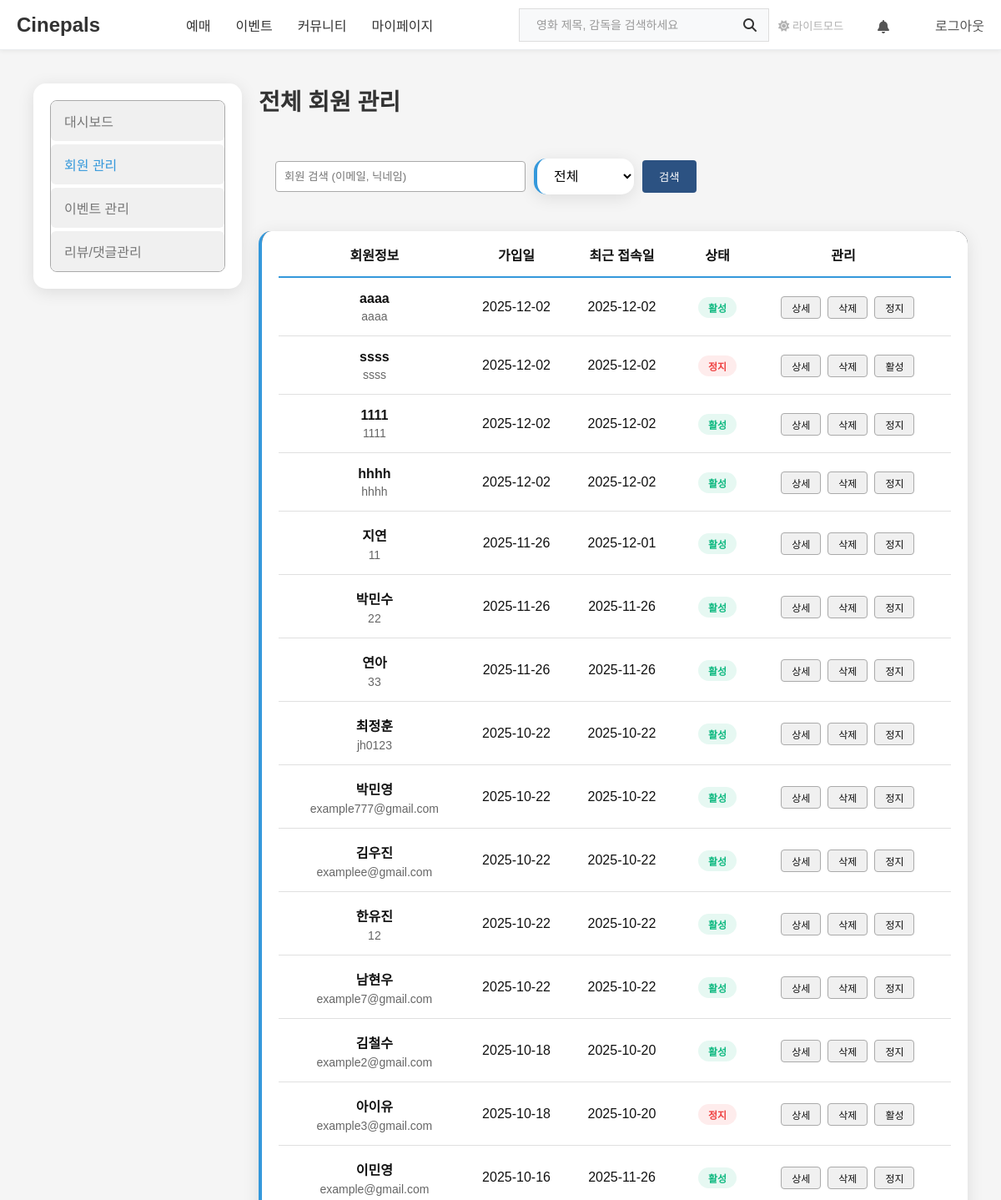
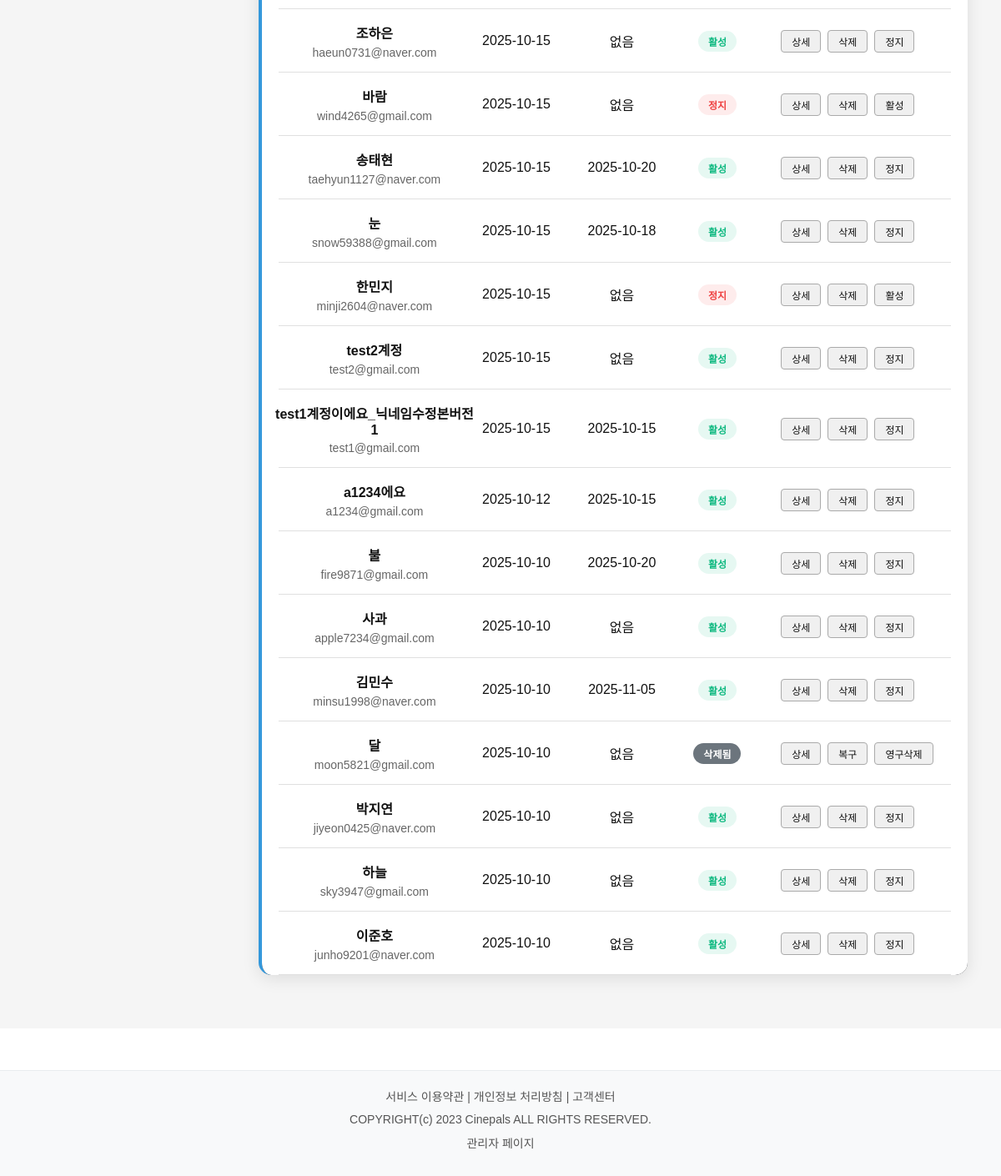
The app's page /manager_members.php (signed in) with its own data (2 pictures, top to bottom).
### tables this page shows
CREATE TABLE `members` (
  `member_id` int(11) NOT NULL,
  `user_id` varchar(15) NOT NULL,
  `password` varchar(255) NOT NULL,
  `name` varchar(50) NOT NULL,
  `nickname` varchar(50) DEFAULT NULL,
  `email` varchar(100) NOT NULL,
  `phone` varchar(20) DEFAULT NULL,
  `birth_date` date DEFAULT NULL,
  `gender` enum('M','F','N') DEFAULT NULL,
  `join_date` datetime DEFAULT current_timestamp(),
  `updated_at` datetime DEFAULT NULL ON UPDATE current_timestamp(),
  `profile_image` varchar(255) DEFAULT NULL,
  `is_admin` tinyint(1) DEFAULT 0,
  `status` enum('active','banned','deleted') DEFAULT 'active',
  `last_login` datetime DEFAULT NULL,
  `bio` text DEFAULT NULL
);

### inc/db.php (called while the page is built, shortened)
<?php
function db_select($query, $params = array())
{
    $con = mysqli_connect("localhost", "root", "", "moviedb");
    $stmt = mysqli_prepare($con, $query);
    if (!empty($params)) {
        $types = str_repeat('s', count($params));
        mysqli_stmt_bind_param($stmt, $types, ...$params);
    }
    mysqli_stmt_execute($stmt);
    $result = mysqli_stmt_get_result($stmt);
    $data = array();
    if ($result) {
        while ($row = mysqli_fetch_assoc($result)) {
            $data[] = $row;
        }
    }
    return $data;
}

### manager_members.php (the view, shortened to what this page needs)
<?php
require_once("inc/db.php");
$search_query = '';
$all_members = db_select("SELECT member_id, nickname, email, join_date, last_login, status FROM members ORDER BY join_date DESC");
$filtered_members = [];
$count = 0;
foreach ($all_members as $member) {
    if ($count >= 30) {
        break;
    }
    $search_match = true;
    $status_match = true;
    if ($search_match && $status_match) {
        $filtered_members[] = $member;
        $count = $count + 1;
    }
}
function get_status_text($status)
{
    if ($status == 'active' || $status == '' || $status == null) {
        return '활성';
    } else if ($status == 'banned') {
        return '정지';
    } else if ($status == 'deleted') {
        return '삭제됨';
    } else {
        return '활성';
    }
}
function get_last_login($last_login)
{
    if ($last_login == '' || $last_login == '접속 없음' || $last_login == null) {
        return '없음';
    } else {
        return date('Y-m-d', strtotime($last_login));
    }
}
?>
<!DOCTYPE html>
<html lang="ko">
<head>
    <link rel="stylesheet" href="css/style.css">
    <link rel="stylesheet" href="https://cdnjs.cloudflare.com/ajax/libs/font-awesome/6.5.1/css/all.min.css">
</head>
<body>
    <?php require_once("inc/header.php"); ?>
    <main class="main_wrapper">
        <div class="admin_container">
            <aside class="side_menu">
                <div class="menu_list">
                    <a href="manager_home.php" class="menu_item home">대시보드</a>
                    <a href="manager_members.php" class="menu_item active">회원 관리</a>
                    <a href="manager_event.php" class="menu_item event">이벤트 관리</a>
                    <a href="manager_reports.php" class="menu_item report">리뷰/댓글관리</a>
                </div>
            </aside>
            <div class="content_area">
                <div class="content_header">
                    <h2>전체 회원 관리</h2>
                </div>
                <div class="search_filter_area">
                    <form method="GET" action="manager_members.php" class="search_form">
                        <input type="text" name="search" class="search_filter" placeholder="회원 검색 (이메일, 닉네임)" value="<?php echo htmlspecialchars($search_query); ?>">
                        <select name="status" class="filter_select">
                            <option value="">전체</option>
                        </select>
                        <button type="submit" class="search_btn">검색</button>
                    </form>
                </div>
                <div class="members_table_wrap">
                    <table class="members_table">
                        <thead>
                            <tr>
                                <th>회원정보</th>
                                <th>가입일</th>
                                <th>최근 접속일</th>
                                <th>상태</th>
                                <th>관리</th>
                            </tr>
                        </thead>
                        <tbody>
                            <?php if (count($filtered_members) > 0): ?>
                                <?php foreach ($filtered_members as $member): ?>
                                    <tr>
                                        <td>
                                            <div class="member_info">
                                                <div class="member_name"><?php echo htmlspecialchars($member['nickname']); ?></div>
                                                <div class="member_email"><?php echo htmlspecialchars($member['email']); ?></div>
                                            </div>
                                        </td>
                                        <td><?php echo date('Y-m-d', strtotime($member['join_date'])); ?></td>
                                        <td><?php echo get_last_login($member['last_login']); ?></td>
                                        <td>
                                            <?php
                                            $member_status = $member['status'];
                                            if ($member_status == '' || $member_status == null) {
                                                $member_status = 'active';
                                            }
                                            ?>
                                            <span class="member_status status_<?php echo $member_status; ?>">
                                                <?php echo get_status_text($member_status); ?>
                                            </span>
                                        </td>
                                        <td>
                                            <div class="action_buttons">
                                                <button class="action_btn" onclick="viewMemberDetails(<?php echo $member['member_id']; ?>)">상세</button>
                                                <?php if ($member_status == 'deleted'): ?>
                                                    <button class="action_btn btn_unban" onclick="restoreMember(<?php echo $member['member_id']; ?>)">복구</button>
                                                    <button class="action_btn" onclick="permanentDeleteMember(<?php echo $member['member_id']; ?>)">영구삭제</button>
                                                <?php else: ?>
                                                    <button class="action_btn" onclick="deleteMember(<?php echo $member['member_id']; ?>)">삭제</button>
                                                    <?php if ($member_status == 'active'): ?>
                                                        <button class="action_btn" onclick="updateMemberStatus(<?php echo $member['member_id']; ?>, 'banned')">정지</button>
                                                    <?php else: ?>
                                                        <button class="action_btn" onclick="updateMemberStatus(<?php echo $member['member_id']; ?>, 'active')">활성</button>
                                                    <?php endif; ?>
                                                <?php endif; ?>
                                            </div>
                                        </td>
                                    </tr>
                                <?php endforeach; ?>
                            <?php else: ?>
                                <tr>
                                    <td colspan="5" class="text-center">검색 결과가 없습니다.</td>
                                </tr>
                            <?php endif; ?>
                        </tbody>
                    </table>
                </div>
            </div>
        </div>
    </main>
    <?php require_once("inc/footer.php"); ?>
</body>
</html>

### css/style.css (style rules this page uses)
:root { --primary-bg: #fff; --primary-text: #333; --hover-text: #555; --secondary-bg: #f9f9f9; --input-placeholder: #999; --button-bg: #e5e5e5; --button-icon: #333; --auth-link-hover: #111; --auth-link-default: #555; --footer-text: #555; }
* { margin: 0; padding: 0; box-sizing: border-box; }
body { font-family: "Noto Sans KR", sans-serif; background: var(--primary-bg); color: var(--primary-text); }
a { text-decoration: none; color: inherit; }
.main_wrapper { width: 1200px; margin: 0 auto; padding: 20px; }
@media screen and (max-width: 1200px) { .main_wrapper { width: 100%; padding: 20px; } }
.side_menu { width: 240px; flex-shrink: 0; }
.side_menu .menu_list { display: flex; flex-direction: column; gap: 0.25rem; border: 2px solid #444444; overflow: hidden; }
.side_menu .menu_list .menu_item { padding: 0.75rem 1rem; background: #1a1d24; color: #000; }
.content_area { flex-grow: 1; }
.admin_container { max-width: 1280px; margin: 0 auto; padding: 2.5rem 1rem; display: flex; gap: 2rem; }
.side_menu .menu_list { display: flex; flex-direction: column; gap: 0.25rem; border: 1px solid #2c2f35; border-radius: 8px; overflow: hidden; }
.side_menu .menu_item { padding: 0.75rem 1rem; background: #1a1d24; color: #aaa; }
.member_status { padding: 0.25rem 0.75rem; border-radius: 9999px; font-size: 0.75rem; }
.member_status.status_active { background: rgba(16, 185, 129, 0.1); color: #10B981; }
.admin_container .search_filter_area { display: flex; gap: 1rem; margin-bottom: 1.5rem; }
.admin_container .search_filter_area .filter_select { padding: 0.75rem 1rem; background: #1a1d24; border: 1px solid #2c2f35; border-radius: 8px; color: #fff; min-width: 120px; }
.admin_container .members_table_wrap { background: #1a1d24; border-radius: 0; overflow: hidden; margin-bottom: 1.5rem; }
.admin_container .members_table_wrap .members_table { width: 100%; }
.admin_container .members_table_wrap .members_table th, .admin_container .members_table_wrap .members_table td { padding: 1rem; text-align: left; border-bottom: 1px solid #2c2f35; }
.admin_container .members_table_wrap .members_table th { background: #2a2d34; color: #fff; font-weight: normal; }
.admin_container .members_table_wrap .members_table td { color: #aaa; }
.admin_container .member_info .member_name { color: #fff; margin-bottom: 0.25rem; }
.admin_container .member_info .member_email { color: #666; font-size: 0.875rem; }
.admin_container .member_status { display: inline-block; padding: 0.25rem 0.75rem; border-radius: 9999px; font-size: 0.75rem; }
.admin_container .member_status.status_active { background: rgba(16, 185, 129, 0.1); color: #10B981; }
.admin_container .member_status.status_banned { background: rgba(239, 68, 68, 0.1); color: #EF4444; }
.admin_container .action_buttons { display: flex; gap: 0.5rem; }
.admin_container .action_buttons .action_btn { padding: 0.25rem 0.75rem; border: 1px solid #2c2f35; border-radius: 4px; background: transparent; color: #aaa; cursor: pointer; transition: all 0.2s; }
.content_header { display: flex; justify-content: space-between; align-items: center; margin-bottom: 20px; }
.content_header h2 { color: #fff; }
.content_header { display: flex; justify-content: space-between; align-items: center; margin-bottom: 1.5rem; }

### records on screen
members: nickname "aaaa", email "aaaa", join_date "2025-12-02", last_login "2025-12-02", status "활성"
members: nickname "ssss", email "ssss", join_date "2025-12-02", last_login "2025-12-02", status "정지"
members: nickname "1111", email "1111", join_date "2025-12-02", last_login "2025-12-02", status "활성"
members: nickname "hhhh", email "hhhh", join_date "2025-12-02", last_login "2025-12-02", status "활성"
members: nickname "지연", email "11", join_date "2025-11-26", last_login "2025-12-01", status "활성"
members: nickname "박민수", email "22", join_date "2025-11-26", last_login "2025-11-26", status "활성"
members: nickname "연아", email "33", join_date "2025-11-26", last_login "2025-11-26", status "활성"
members: nickname "최정훈", email "jh0123", join_date "2025-10-22", last_login "2025-10-22", status "활성"
members: nickname "박민영", email "example777@gmail.com", join_date "2025-10-22", last_login "2025-10-22", status "활성"
members: nickname "김우진", email "examplee@gmail.com", join_date "2025-10-22", last_login "2025-10-22", status "활성"
members: nickname "한유진", email "12", join_date "2025-10-22", last_login "2025-10-22", status "활성"
members: nickname "남현우", email "example7@gmail.com", join_date "2025-10-22", last_login "2025-10-22", status "활성"
members: nickname "김철수", email "example2@gmail.com", join_date "2025-10-18", last_login "2025-10-20", status "활성"
members: nickname "아이유", email "example3@gmail.com", join_date "2025-10-18", last_login "2025-10-20", status "정지"
members: nickname "이민영", email "example@gmail.com", join_date "2025-10-16", last_login "2025-11-26", status "활성"
members: nickname "조하은", email "haeun0731@naver.com", join_date "2025-10-15", last_login "없음", status "활성"
members: nickname "바람", email "wind4265@gmail.com", join_date "2025-10-15", last_login "없음", status "정지"
members: nickname "송태현", email "taehyun1127@naver.com", join_date "2025-10-15", last_login "2025-10-20", status "활성"
members: nickname "눈", email "snow59388@gmail.com", join_date "2025-10-15", last_login "2025-10-18", status "활성"
members: nickname "한민지", email "minji2604@naver.com", join_date "2025-10-15", last_login "없음", status "정지"
members: nickname "test2계정", email "test2@gmail.com", join_date "2025-10-15", last_login "없음", status "활성"
members: nickname "test1계정이에요_닉네임수정본버전1", email "test1@gmail.com", join_date "2025-10-15", last_login "2025-10-15", member_status "활성"
members: nickname "a1234에요", email "a1234@gmail.com", join_date "2025-10-12", last_login "2025-10-15", member_status "활성"
members: nickname "불", email "fire9871@gmail.com", join_date "2025-10-10", last_login "2025-10-20", status "활성"
members: nickname "사과", email "apple7234@gmail.com", join_date "2025-10-10", last_login "없음", status "활성"
members: nickname "김민수", email "minsu1998@naver.com", join_date "2025-10-10", last_login "2025-11-05", status "활성"
members: nickname "달", email "moon5821@gmail.com", join_date "2025-10-10", last_login "없음", status "삭제됨"
members: nickname "박지연", email "jiyeon0425@naver.com", join_date "2025-10-10", last_login "없음", status "활성"
members: nickname "하늘", email "sky3947@gmail.com", join_date "2025-10-10", last_login "없음", status "활성"
members: nickname "이준호", email "junho9201@naver.com", join_date "2025-10-10", last_login "없음", status "활성"
